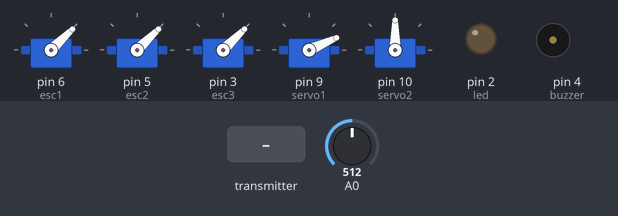
Simulated run of this sketch. Board: Arduino Uno, built with avr-gcc and run on an emulated ATmega328P. On the bench: 5 × servo, output pins drawn as LEDs (lit = HIGH), buzzer (waves = sounding). Inputs (shaded band) come from the test bench; at power-on: A0 = 512. No radio packets arrive unless stated.

Above: at 1.2 s.
1.3 s: A0 set to 468
2.8 s: A0 set to 448
At 3.4 s:
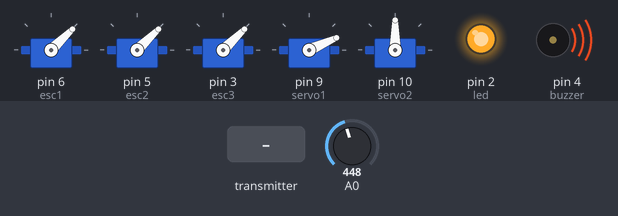
4.3 s: the transmitter starts sending j1PotX = 0
At 5.5 s:
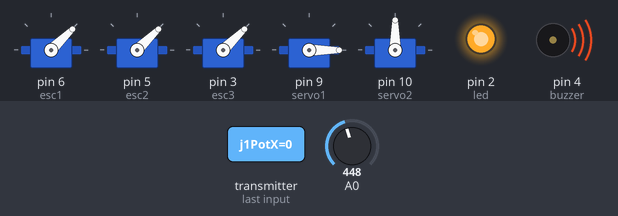
5.8 s: the transmitter starts sending j1PotY = 255
At 6.9 s:
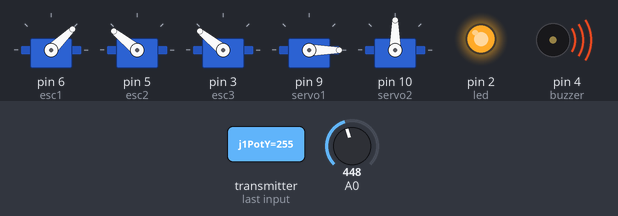
7.3 s: the transmitter starts sending pot1 = 64
At 8.1 s:
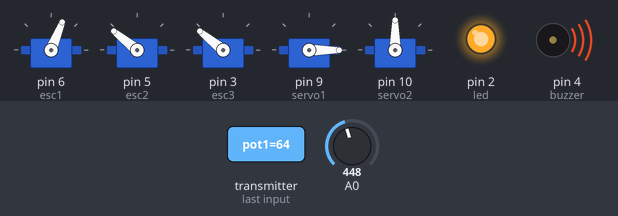
8.8 s: the transmitter starts sending j1PotX = 128
At 9.2 s:
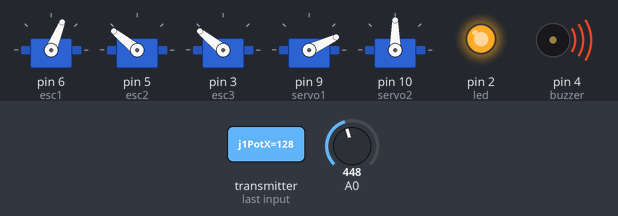
Timing chart, 0 to 11.3 s (numbered marks = the images above; inputs shaded):
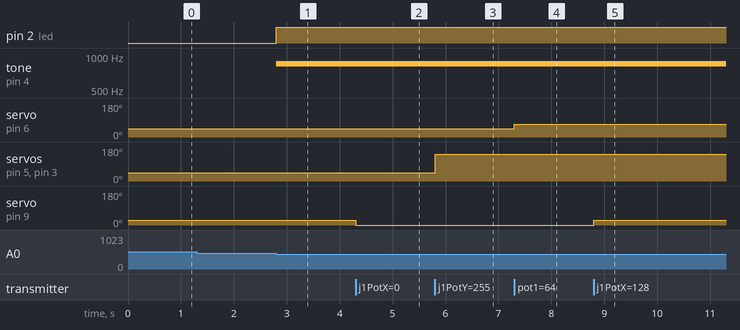

Measured:
- the behaviour switches between 457 and 456 on A0 (found by bisection; images 0 and 1)
- after the input at 1.3 s, every drawn part: stays the same
- after the input at 2.8 s, pin 2 (led): LOW → HIGH at once; tone on pin 4 (buzzer): silent → 850 Hz at once
- after the input at 4.3 s, servo on pin 9 (servo1): 24° → 0° at once
- after the input at 5.8 s, servo on pin 5 (esc2), servo on pin 3 (esc3): 44° → 141° at once
- after the input at 7.3 s, servo on pin 6 (esc1): 44° → 68° at once
- after the input at 8.8 s, servo on pin 9 (servo1): 0° → 25° at once

The sketch:

Hovercraft_RX.ino
```cpp
/*
    호버크래프트 본체 수신기
    by team DCA , kang sungjun
    Library: TMRh20/RF24, https://github.com/tmrh20/RF24/
*/

#include <SPI.h>
#include <nRF24L01.h>
#include <Servo.h>
#include <RF24.h>

RF24 radio(7, 8);   // nRF24L01 (CE, CSN)
const byte address[6] = "00001";
unsigned long lastReceiveTime = 0;
unsigned long currentTime = 0;

Servo esc1;
Servo esc2;
Servo esc3;
Servo servo1;
Servo servo2;
int led = 2 ;
int buzzer = 4 ;
int esc1Value, esc2Value, esc3Value, servo1Value , servo2Value;
float vout = 0.0;
float vin = 0.0;
float R1 = 30000.0; //30k
float R2 = 7500.0;  //7.5k
int value = 0;

// 데이터 저장
struct Data_Package {
  byte j1PotX; //조이스틱 X축
  byte j1PotY; //조이스틱 Y축
  byte j1Button; //조이스틱 버튼
  byte pot1; // 슬라이드 저항
  byte servo1;// 좌측 서보모터
  byte servo2;// 우측 서보모터

};
Data_Package data;

void setup() {
  radio.begin();
  radio.openReadingPipe(1, address);
  radio.setAutoAck(false);
  radio.setDataRate(RF24_250KBPS);
  radio.setPALevel(RF24_PA_LOW);
  radio.startListening(); //  Set the module as receiver
  resetData();
  esc1.attach(6); //하단
  esc2.attach(5); //좌측
  esc3.attach(3); //우측
  servo1.attach(9);//좌측 서보
  servo2.attach(10);//우측 서보
  pinMode(buzzer , OUTPUT);
  pinMode(led , OUTPUT);
  }

void loop() {
  // 송수신기 사이의 연결 확인
  currentTime = millis();
  if ( currentTime - lastReceiveTime > 1000 ) { // 마지막 데이터를 수신한 후 현재 시간이 1초 이상인 경우 연결이 끊어진 것
    resetData(); //연결이 끊어지면 재설정
  }
  // 수신할 데이터가 있는지 확인
  if (radio.available()) {
    radio.read(&data, sizeof(Data_Package)); // 전체 데이터를 읽어 'data' 구조에 저장
    lastReceiveTime = millis(); // 데이터를 받았다.
  }

  // ESC로 모터 제어
  // 하단 팬
  esc1Value = map(data.pot1, 0, 255, 1000, 2000); // Map
  esc1.writeMicroseconds(esc1Value); // PWM 신호를 ESC로 보낸다.

  // 좌측 모터
  esc2Value = constrain(data.j1PotY, 130, 255);
  esc2Value = map(esc2Value, 130, 255, 1000, 2000);
  esc2.writeMicroseconds(esc2Value);
  // 우측 모터
  esc3Value = constrain(data.j1PotY, 130, 255);
  esc3Value = map(esc3Value, 130, 255, 1000, 2000);
  esc3.writeMicroseconds(esc3Value);
  // 좌측 서보모터
  servo1Value = map(data.j1PotX, 0, 255, 0, 50);
  servo1.write(servo1Value);
  // 우측 서보모터
  servo2Value = map(data.j1PotX, 0, 255, 0, 50);
  servo1.write(servo2Value);

  // 배터리 전압 측정
  value = analogRead(A0);
  vout =  value * (4.93/ 1023.00);//(value * 4.0) / 1024.0;
  vin = vout / ( R2 / ( R1 + R2) );

  //Serial.println(vin);

  // 11v가 되면 led 켜기
  if (vin < 11) {
    digitalWrite(led, HIGH);
    tone(buzzer , 850);
  }
  else {
    digitalWrite(led, LOW);
    noTone(buzzer);
  }
}
void resetData() {
  // 통제불능 일때 기본 값으로 재설정
  data.j1PotX = 127;
  data.j1PotY = 127;
  data.j1Button = 1;

}

/* SCK D13
MISO D12
MOSI D11
CE D7
CSN D8

led = 2
buzzer = 4

esc1.attach(3); //밑
esc2.attach(5); //좌
esc3.attach(6); //우
servo.attach(9);//좌
servo.attach(10);//우 */ 
```
